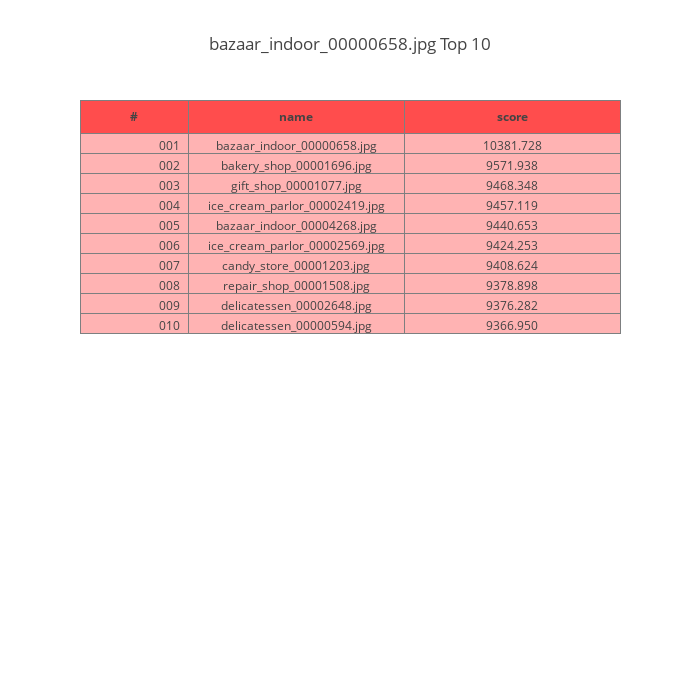

The code cell stored with this chart in its notebook:
### Markdown cell above
### Original Rank (for reference)

### Code cell
plyrank(nla[:nrows], rka[:nrows], "{0:s} Top {1:d}".format(rkname, nrows))

### Figure 1 — Plotly figure (JSON) as saved in the notebook; plotly's stock layout.template omitted (floating-point values rounded to 4 significant figures)
{"data": [{"cells": {"align": ["right", "center", "center"], "fill": {"color": "#ffb3b3"}, "format": ["03d", null, "0.3f"], "line": {"color": "#7D7F80"}, "values": [[1, 2, 3, 4, 5, 6, 7, 8, 9, 10], ["bazaar_indoor_00000658.jpg", "bakery_shop_00001696.jpg", "gift_shop_00001077.jpg", "ice_cream_parlor_00002419.jpg", "bazaar_indoor_00004268.jpg", "ice_cream_parlor_00002569.jpg", "candy_store_00001203.jpg", "repair_shop_00001508.jpg", "delicatessen_00002648.jpg", "delicatessen_00000594.jpg"], [10380.0, 9572.0, 9468.0, 9457.0, 9441.0, 9424.0, 9409.0, 9379.0, 9376.0, 9367.0]]}, "columnwidth": [1, 2, 2], "header": {"align": ["center", "center", "center"], "fill": {"color": "#ff4d4d"}, "line": {"color": "#7D7F80"}, "values": ["<b>#</b>", "<b>name</b>", "<b>score</b>"]}, "type": "table"}], "layout": {"height": 700, "title": "bazaar_indoor_00000658.jpg Top 10", "width": 700}}
